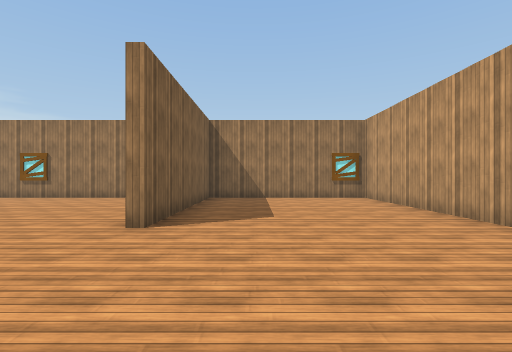
view 1 (above)

20 first-person views from a walk through a 3-D level made in the Unity game engine. The camera is 1.4 m above the floor, looks level and sees 85° across. The floor is counted in squares, 2 m on a side. Each view is taken from the middle of a square. On the plan, view 1 faces up. The plan holds only what a view shows up to about 9 squares ahead; the rest is blank. The place goes on beyond the plan. The player is left out. Surface patterns are stand-ins for the level's own textures.

view 2
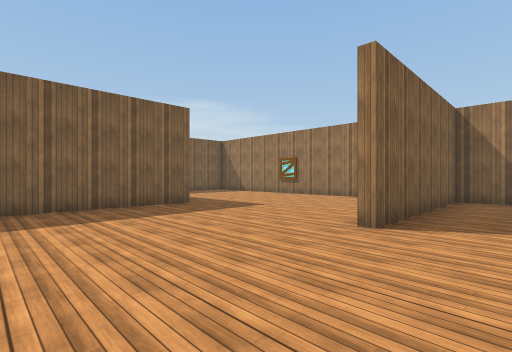

view 3
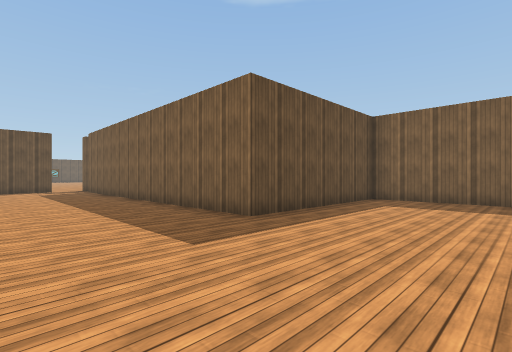

view 4
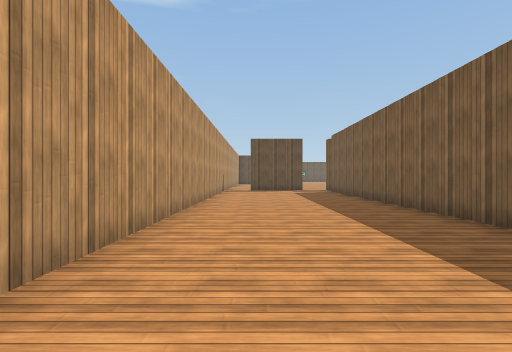

view 5
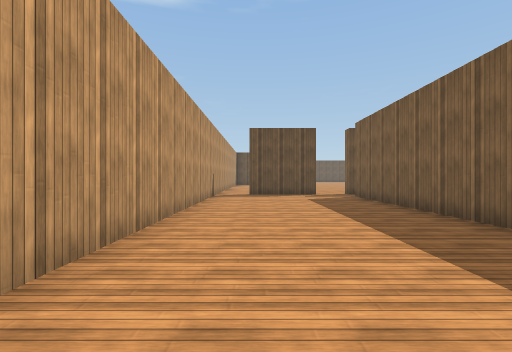

view 6
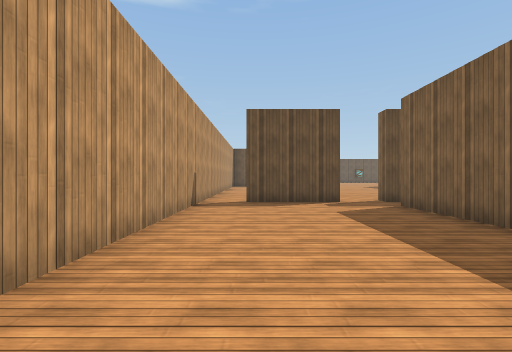

view 7
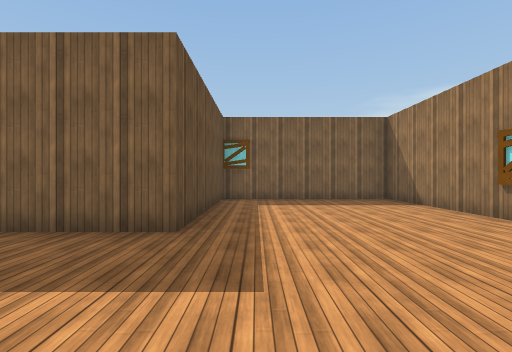

view 8
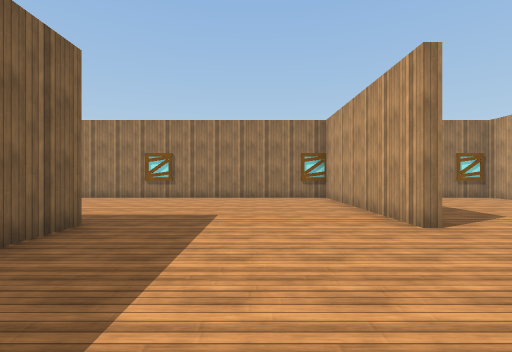

view 9
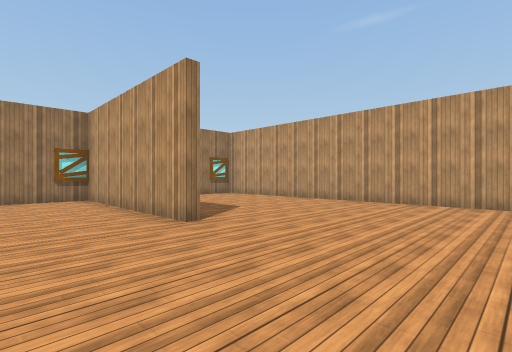

view 10
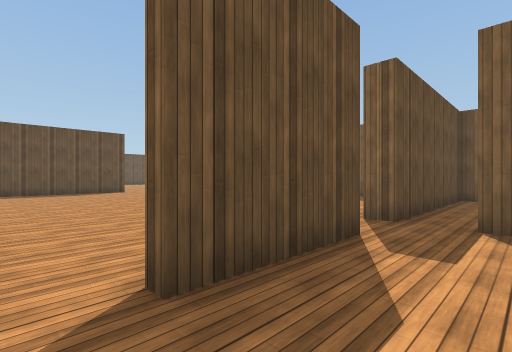

view 11
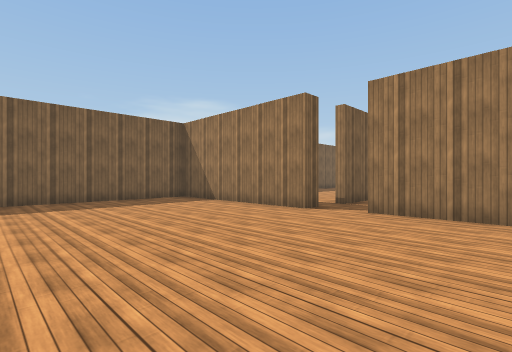

view 12
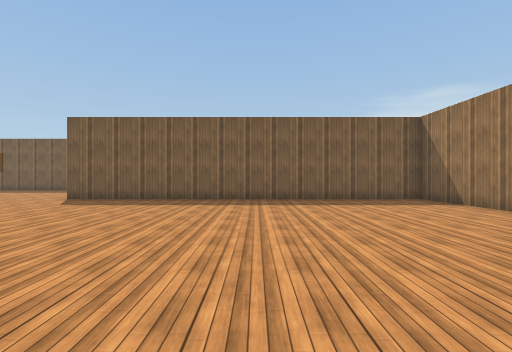

view 13
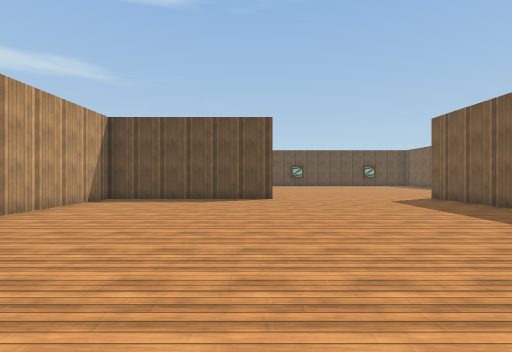

view 14
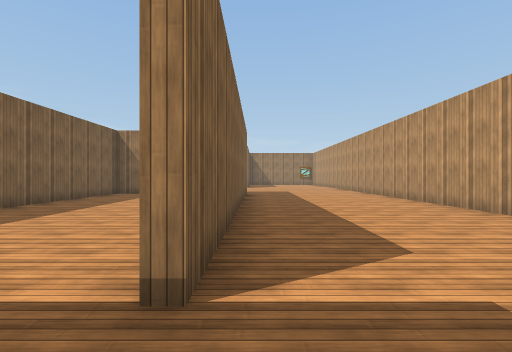

view 15
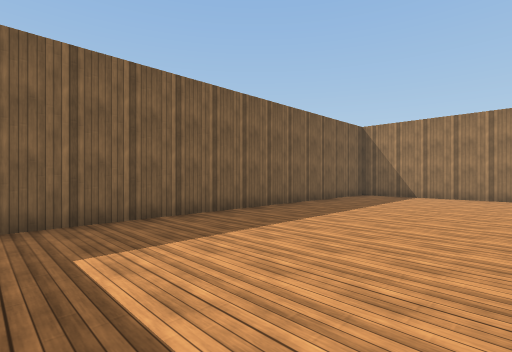

view 16
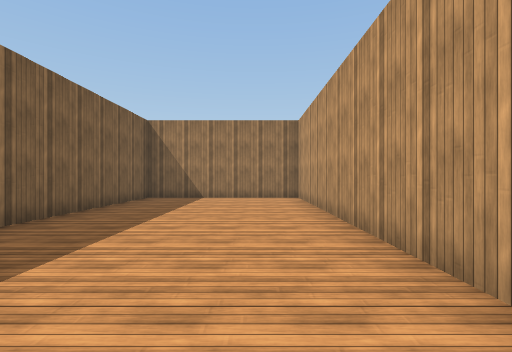

view 17
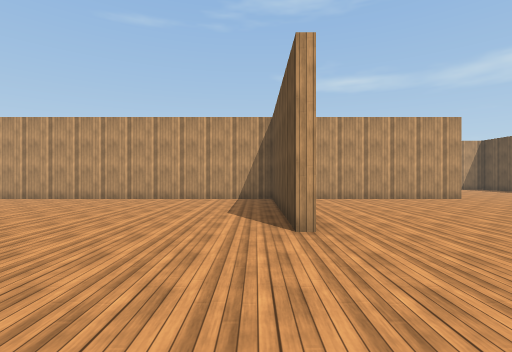

view 18
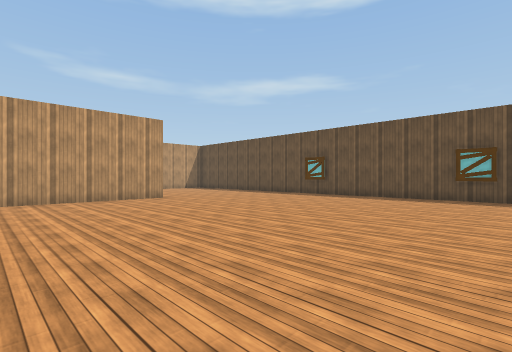

view 19
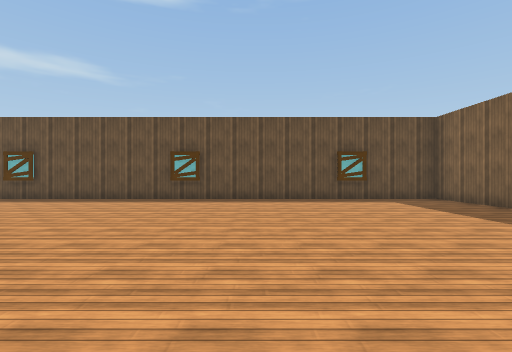

view 20
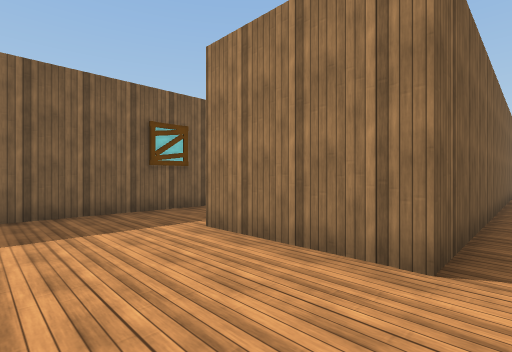

### Floor plan
Key: @ floor where view 1 was taken; # wall or solid block; . floor.
Columns run from 12 left of view 1 to 4 right of it. Each row starts with its distance up from view 1.
  9 #################
  8 #.........#.....#
  7 #.........#.....#
  6 #.........#.....#
  5 #.........#.....#
  4 ######....#.....#
  3      #..........#
  2      #..........#
  1      #..........#
  0      #......@...#
 -1      #..........#
 -2      #######....#
 -3      #.....#....#
 -4      #.....#....#
 -5      #.....#....#
 -6      #.....#....#
 -7      #.....#....#
 -8      #.....#....#
 -9      #.....#....#
-10      #.....#....#
-11      #.....#....#
-12      # .....###.#
-13       #####.....#
-14      # .........#
-15      #..........#
-16      #..........#
-17      #..........#
-18      #..........#
-19      #..........#
-20      #..........#
-21      #..........#
-22 #.   #..........#
-23 #..###..........#
-24 #..........######
-25 #...............#
-26 #...............#
-27      ...........#
-28     ............#
-29    .............#
-30   ...............
-31  ..............
-32 #.............
-33 #.............
-34 #.............
-35 ###############

Positions as (right, up) in squares from view 1, and headings:
1: (0, 0), facing up
2: (0, 0), facing up-left
3: (2, 2), facing down-left
4: (2, 1), facing down
5: (2, -2), facing down
6: (2, -5), facing down
7: (-3, 5), facing left
8: (-4, 0), facing up
9: (-4, 0), facing up-right
10: (3, -11), facing down-left
11: (2, -18), facing up-left
12: (2, -18), facing left
13: (-1, -15), facing down
14: (-1, -13), facing up
15: (-2, -12), facing up-left
16: (-3, -11), facing up
17: (-5, -23), facing right
18: (-5, -25), facing down-right
19: (-6, -26), facing down
20: (-6, -26), facing up-left
